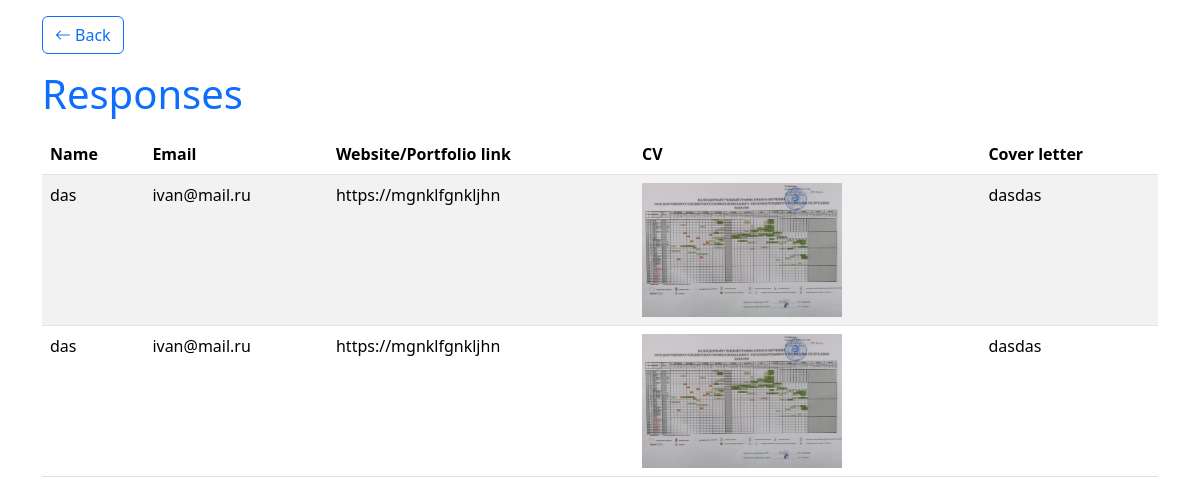
/companies/jobs/responses.php?id=21 (signed in), run on the app's committed database.
### tables this page shows
CREATE TABLE `responses` (
  `id` int NOT NULL,
  `name` varchar(255) NOT NULL,
  `email` varchar(255) NOT NULL,
  `url` varchar(255) NOT NULL,
  `CV` varchar(255) NOT NULL,
  `cover_letter` text NOT NULL,
  `job_id` int NOT NULL
);

### companies/jobs/responses.php (the view, shortened to what this page needs)
<?php
$pdo = require_once $_SERVER['DOCUMENT_ROOT'] . '/db.php';
$stmt = $pdo->prepare("SELECT * FROM responses WHERE job_id = ?");
$stmt->execute([$_GET['id'] ?? '']);
$responses = $stmt->fetchAll();
include $_SERVER['DOCUMENT_ROOT'] . '/layouts/header_bootstrap.php';
?>
<!doctype html>
<html lang="en">
<head>
    <link href="https://cdn.jsdelivr.net/npm/bootstrap@5.3.3/dist/css/bootstrap.min.css" rel="stylesheet"
>
    <link rel="stylesheet" href="https://cdn.jsdelivr.net/npm/bootstrap-icons@1.11.3/font/bootstrap-icons.min.css">
</head>
<body>
<div class="container mt-3">
    <a href="/companies/jobs/" class="btn btn-outline-primary"><i class="bi bi-arrow-left me-1"></i>Back</a>
    <h1 class="text-primary my-3">Responses</h1>
    <?php if ($responses): ?>
        <table class="table table-striped">
            <thead>
            <tr>
                <th scope="col">Name</th>
                <th scope="col">Email</th>
                <th scope="col">Website/Portfolio link</th>
                <th scope="col">CV</th>
                <th scope="col">Cover letter</th>
            </tr>
            </thead>
            <tbody>
            <?php foreach ($responses as $response): ?>
                <tr>
                    <td><?= $response['name'] ?></td>
                    <td><?= $response['email'] ?></td>
                    <td><?= $response['url'] ?></td>
                    <td><img src="<?= $response['CV'] ?>" alt="" width="200"></td>
                    <td><?= $response['cover_letter'] ?></td>
                </tr>
            <?php endforeach; ?>
            </tbody>
        </table>
    <?php else: ?>
        <p>Nothing :(</p>
    <?php endif; ?>
</div>
<?php
include $_SERVER['DOCUMENT_ROOT'] . '/layouts/footer_bootstrap.php';
?>

### data on the page
responses: name "das", email "ivan@mail.ru", url "https://mgnklfgnkljhn", CV (picture), cover_letter "dasdas"
responses: name "das", email "ivan@mail.ru", url "https://mgnklfgnkljhn", CV (picture), cover_letter "dasdas"
